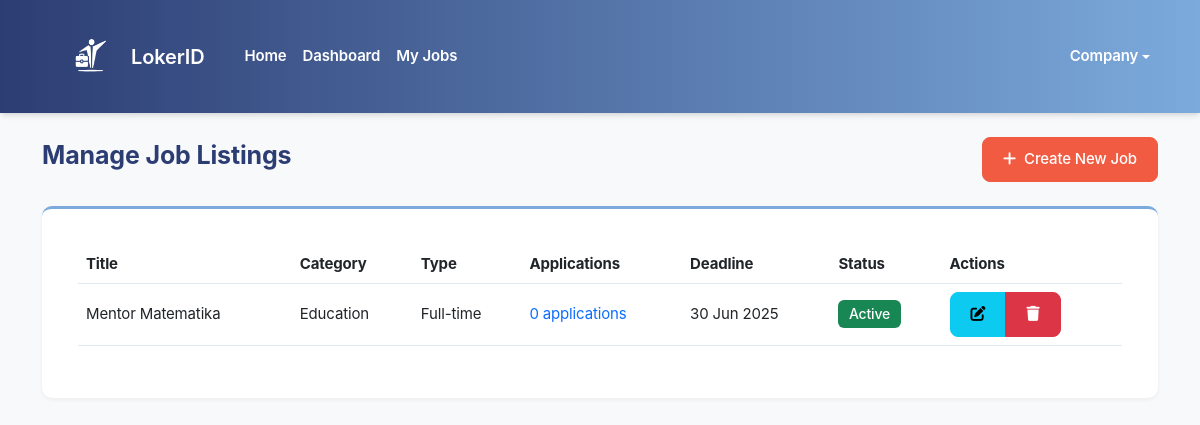
The page /company/jobs.php (signed in) on the database its author committed.
### tables this page shows
CREATE TABLE job_listings (
    id INT PRIMARY KEY AUTO_INCREMENT,
    company_id INT NOT NULL,
    category_id INT NOT NULL,
    title VARCHAR(255) NOT NULL,
    job_type ENUM('Full-time', 'Part-time', 'Remote', 'Freelance') NOT NULL,
    salary_min DECIMAL(12,2),
    salary_max DECIMAL(12,2),
    location TEXT,
    description TEXT NOT NULL,
    requirements TEXT NOT NULL,
    deadline_date DATE NOT NULL,
    created_at TIMESTAMP DEFAULT CURRENT_TIMESTAMP,
    FOREIGN KEY (company_id) REFERENCES companies(id),
    FOREIGN KEY (category_id) REFERENCES job_categories(id)
);

CREATE TABLE job_categories (
    id INT PRIMARY KEY AUTO_INCREMENT,
    name VARCHAR(100) NOT NULL
);

### company/jobs.php (the view, shortened to what this page needs)
<?php
require_once '../config/database.php';
$companyId = $_SESSION['company_id'];
$stmt = $conn->prepare("
    SELECT
        j.*,
        cat.name as category_name,
        (SELECT COUNT(*) FROM job_applications WHERE job_listing_id = j.id) as application_count
    FROM job_listings j
    JOIN job_categories cat ON j.category_id = cat.id
    WHERE j.company_id = ?
    ORDER BY j.created_at DESC
");
$stmt->execute([$companyId]);
$jobs = $stmt->fetchAll();
?>
<!DOCTYPE html>
<html lang="en">
<head>
    <link href="https://cdn.jsdelivr.net/npm/bootstrap@5.3.0/dist/css/bootstrap.min.css" rel="stylesheet">
    <link rel="stylesheet" href="https://cdnjs.cloudflare.com/ajax/libs/font-awesome/6.0.0/css/all.min.css">
    <link rel="stylesheet" href="../assets/css/style.css">
</head>
<body>
    <?php include '../components/navbar.php'; ?>
    <div class="container mt-4">
        <div class="d-flex justify-content-between align-items-center mb-4">
            <h2>Manage Job Listings</h2>
            <a href="create-job.php" class="btn btn-primary">
                <i class="fas fa-plus me-2"></i>Create New Job
            </a>
        </div>
        <div class="card">
            <div class="card-body">
                <div class="table-responsive">
                    <table class="table">
                        <thead>
                            <tr>
                                <th>Title</th>
                                <th>Category</th>
                                <th>Type</th>
                                <th>Applications</th>
                                <th>Deadline</th>
                                <th>Status</th>
                                <th>Actions</th>
                            </tr>
                        </thead>
                        <tbody>
                            <?php foreach ($jobs as $job): ?>
                                <tr>
                                    <td><?php echo htmlspecialchars($job['title']); ?></td>
                                    <td><?php echo htmlspecialchars($job['category_name']); ?></td>
                                    <td><?php echo htmlspecialchars($job['job_type']); ?></td>
                                    <td>
                                        <a href="applications.php?job_id=<?php echo $job['id']; ?>" class="text-decoration-none">
                                            <?php echo $job['application_count']; ?> applications
                                        </a>
                                    </td>
                                    <td><?php echo date('j M Y', strtotime($job['deadline_date'])); ?></td>
                                    <td>
                                        <?php if (strtotime($job['deadline_date']) >= time()): ?>
                                            <span class="badge bg-success">Active</span>
                                        <?php else: ?>
                                            <span class="badge bg-danger">Expired</span>
                                        <?php endif; ?>
                                    </td>
                                    <td>
                                        <div class="btn-group">
                                            <a href="edit-job.php?id=<?php echo $job['id']; ?>" class="btn btn-sm btn-info">
                                                <i class="fas fa-edit"></i>
                                            </a>
                                            <button type="button" class="btn btn-sm btn-danger"
                                                    onclick="confirmDelete(<?php echo $job['id']; ?>, <?php echo $job['application_count']; ?>)">
                                                <i class="fas fa-trash"></i>
                                            </button>
                                        </div>
                                    </td>
                                </tr>
                            <?php endforeach; ?>
                        </tbody>
                    </table>
                </div>
            </div>
        </div>
    </div>
</body>
</html>

### assets/css/style.css (style rules this page uses)
:root { --primary: #2C3D73; --secondary: #7CAADC; --accent: #F49CC4; --highlight: #FFD372; --action: #F15B42; --light-bg: #F8F9FB; --border-color: #E2E8F0; --text-primary: #2C3D73; --text-secondary: #666666; --white: #FFFFFF; --card-bg: #FFFFFF; --body-bg: #F8F9FB; --navbar-bg: linear-gradient(to right, var(--primary), var(--secondary)); --shadow-color: rgba(0, 0, 0, 0.1); }
:root { --font-primary: -apple-system, BlinkMacSystemFont, "SF Pro Text", "Segoe UI", Roboto, "Helvetica Neue", Arial, sans-serif; --fs-base: 0.9375rem; --fs-sm: 0.875rem; --fs-lg: 1rem; --fs-xl: 1.125rem; --fs-2xl: 1.25rem; --lh-base: 1.5; --lh-tight: 1.25; }
body { transition: background-color 0.3s ease, color 0.3s ease; background-color: var(--body-bg); color: var(--text-primary); font-family: var(--font-primary); font-weight: 400; font-size: var(--fs-base); line-height: var(--lh-base); letter-spacing: -0.01em; min-height: 100vh; -webkit-font-smoothing: antialiased; -moz-osx-font-smoothing: grayscale; }
* { font-family: inherit; box-sizing: border-box; }
.card { transition: transform 0.2s ease-in-out; background-color: var(--card-bg); border-color: var(--border-color); box-shadow: 0 2px 4px var(--shadow-color); }
.btn { font-weight: 500; padding: 0.625rem 1.25rem; border-radius: 8px; transition: all 0.2s ease; font-size: var(--fs-base); }
.btn-primary { background-color: var(--action); border-color: var(--action); color: var(--white); }
.table { vertical-align: middle; color: var(--text-primary); }
.table td, .table th { border-color: var(--border-color); }
.card { border: none; background-color: var(--white); border-radius: 10px; box-shadow: 0 2px 4px rgba(0, 0, 0, 0.05); padding: 1.25rem; margin-bottom: 1rem; border-top: 3px solid var(--secondary); }
.badge { padding: 0.5em 0.75em; font-weight: 500; font-size: var(--fs-sm); }
.btn { font-size: var(--fs-base); font-weight: 500; }
.badge { font-size: var(--fs-sm); font-weight: 500; }
h2, .h2 { font-size: calc(var(--fs-2xl) * 1.25); font-weight: 700; }

### rows shown on the page
job_listings: title "Mentor Matematika", category.name "Education", job_type "Full-time", application_count "0", deadline_date "30 Jun 2025", shows "Active"

### other values the page prints
$_SESSION['company_name'] "Company"
